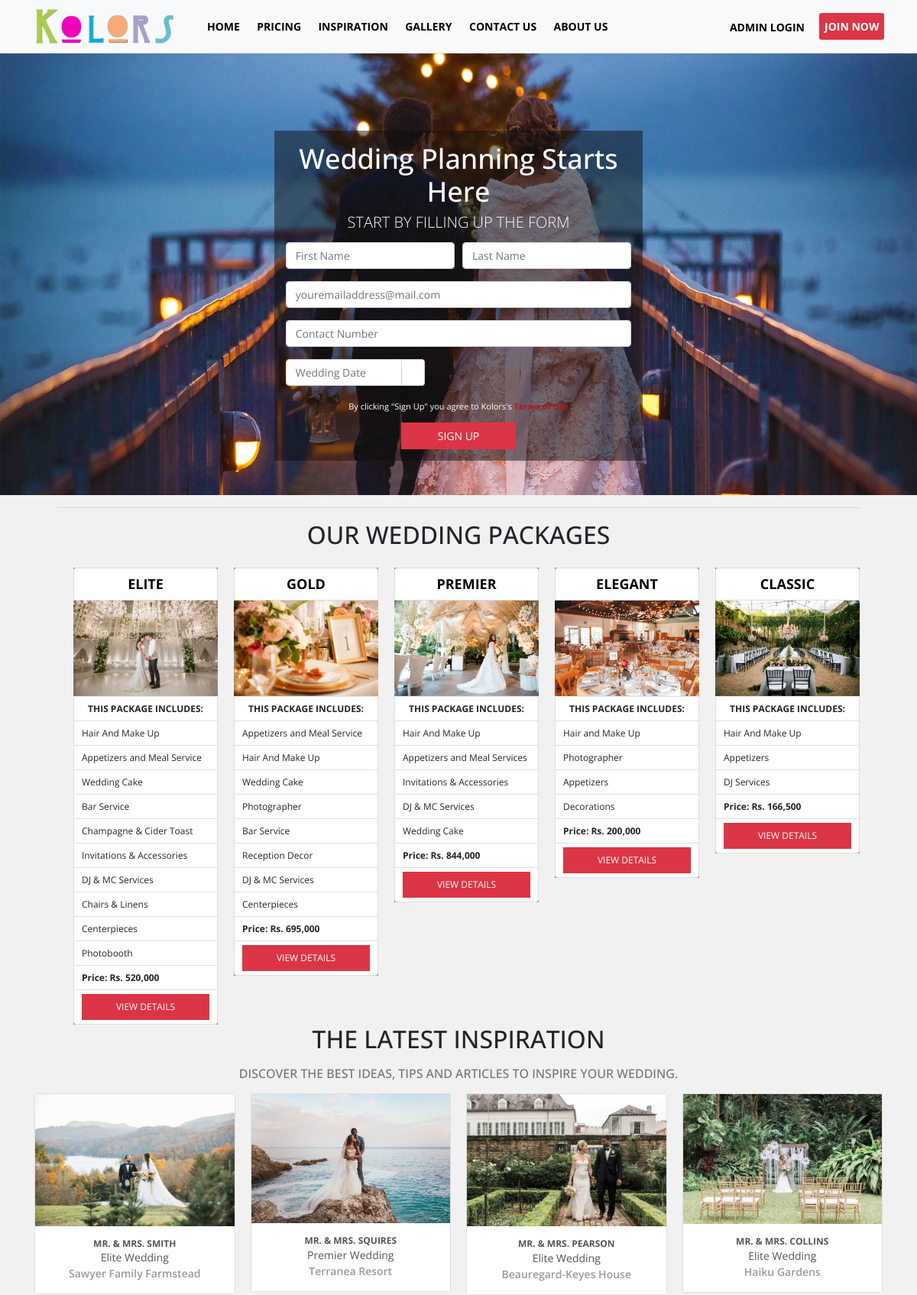
The page / (upper part) on the database its author committed.
### tables this page shows
CREATE TABLE `tblweddingcategories` (
  `id` int(11) NOT NULL,
  `wedding_type` varchar(100) NOT NULL,
  `price` decimal(10,2) NOT NULL,
  `preview_image` text NOT NULL
);

CREATE TABLE `tbl_features` (
  `feature_id` int(11) NOT NULL,
  `category_id` int(11) NOT NULL,
  `title` varchar(100) NOT NULL,
  `description` text NOT NULL
);

CREATE TABLE `tblpostwedding` (
  `id` int(11) NOT NULL,
  `title` varchar(100) NOT NULL,
  `description` text NOT NULL,
  `preview_image` text NOT NULL,
  `location` varchar(100) NOT NULL,
  `status` enum('0','1') NOT NULL,
  `wedding_date` varchar(100) NOT NULL,
  `wedding_type` varchar(100) NOT NULL,
  `date_created` varchar(100) NOT NULL,
  `date_published` varchar(100) NOT NULL
);

### admin/include/database.php (called while the page is built, shortened)
<?php
class Database
{
    public $connection;
    public function open_connection()
    {
        $this->connection = mysqli_connect(DB_HOST, DB_USER, DB_PASS, DB_NAME);
    }
    public function query($sql)
    {
        $result = mysqli_query($this->connection, $sql);
        return $result;
    }
}
$db = new Database();
?>

### admin/include/db_object.php (called while the page is built, shortened)
<?php
class DB_Object
{
    public static function find_all() {
        return static::find_by_query("SELECT * FROM " . static::$db_table . " ORDER BY id DESC");
    }
    public static function find_by_feature_all($id) {
        return static::find_by_query("SELECT * FROM " . static::$db_table . " WHERE category_id = $id ORDER BY category_id DESC LIMIT 10");
    }
    public static function find_by_query($sql) {
        global $db;
        $result_set = $db->query($sql);
        $the_object_array = array();
        while($row = mysqli_fetch_array($result_set)) {
            $the_object_array[] = static::instantiation($row);
        }
        return $the_object_array;
    }
    public static function instantiation($the_record){
        $the_object = new $calling_class;
        foreach($the_record as $the_attribute => $value)
        {
            if($the_object->has_the_attribute($the_attribute)) {
                $the_object->$the_attribute = $value;
            }
        }
        return $the_object;
    }
    private function has_the_attribute($the_attribute) {
        $object_properties = get_object_vars($this);
        return array_key_exists($the_attribute, $object_properties);
    }
}
?>

### admin/include/Categories.php (called while the page is built, shortened)
<?php
class Category extends DB_Object
{
    public $preview_image;
    public $upload_directory = "upload/categories";
    public $image_placeholder = "http://placehold.it/300x300&text=images";
    public function preview_image_picture() {
        return empty($this->preview_image) ? $this->image_placeholder : $this->upload_directory. '/' .$this->preview_image;
    }
}
?>

### admin/include/EventWedding.php (called while the page is built, shortened)
<?php
class EventWedding extends DB_Object
{
    public $preview_image;
    public $upload_directory = "upload/events";
    public $image_placeholder = "http://placehold.it/64x64&text=images";
    public function preview_image_picture() {
        return empty($this->preview_image) ? $this->image_placeholder : $this->upload_directory. '/' .$this->preview_image;
    }
    public static function getEventBlogs() {
        global $db;
        $sql = "SELECT * FROM tblpostwedding WHERE status = '1' ORDER BY id DESC";
        $result_set = $db->query($sql);
        $the_object_array = array();
        while($row = mysqli_fetch_array($result_set)) {
            $the_object_array[] = static::instantiation($row);
        }
        return $the_object_array;
    }
}
?>

### index.php (the view, shortened to what this page needs)
<?php
    $category = Category::find_all();
    $blogEvent = EventWedding::getEventBlogs();
?>
<!doctype html>
<html lang="en">
<head>
    <link rel="stylesheet" type="text/css"
          href="https://cdn.materialdesignicons.com/2.1.19/css/materialdesignicons.min.css">
    <link rel="stylesheet" href="css/bootstrap.min.css">
    <link rel="stylesheet" href="css/bootstrap-datepicker.css">
    <link rel="stylesheet" href="css/style.css">
</head>
<body>
<?php include 'include/nav.php'; ?>
<div class="container-fluid">
    <div class="row justify-content-md-center">
        <div class="hero">
            <div class="row justify-content-md-center">
                <div class="col col-lg-3">
                </div>
                <div class="col col-lg-5" style="margin-top: 10%;">
                    <form class="bgact" action="<?php echo $_SERVER['PHP_SELF']; ?>" method="post">
                    <h2 class="text-center hero-lead">Wedding Planning Starts Here</h2>
                    <p class="lead text-center" style="color:white;">START BY FILLING UP THE FORM</p>
                        <div class="form-row">
                            <div class="form-group col-md-6">
                                <input type="text" class="form-control" name="user_firstname" placeholder="First Name" id="user_firstname">
                            </div>
                            <div class="form-group col-md-6">
                                <input type="text" id="user_lastname" class="form-control" name="user_lastname" placeholder="Last Name">
                            </div>
                        </div>
                        <div class="form-group">
                            <input type="text" class="form-control" name="user_email" id="user_email" placeholder="youremailaddress@mail.com">
                        </div>
                        <div class="form-group">
                            <input type="text" aria-describedby="phoneHelpBlock" class="form-control" name="user_phone" id="user_phone" placeholder="Contact Number">
                        </div>
                        <div class="form-row">
                            <div class="input-group col-md-5">
                                <input type="text" class="form-control" name="wedding_date" data-provide="datepicker" id="wedding_date"
                                       placeholder="Wedding Date">
                                <div class="input-group-append">
                                    <span class="input-group-text" style="background: white;"></span>
                                </div>
                            </div>
                        </div>
                        <div class="text-center mt-3">
                            <p style="font-size: 11px;color:white;">By clicking "Sign Up" you agree to Kolors's <a
                                        href="" title="" style="color: #b81717;font-weight: bold;">Terms of Use</a></p>
                            <button type="submit" name="register" class="btn btn-danger btn-sm text-uppercase fb"
                                    style="margin-top: -5px;">Sign Up
                            </button>
                        </div>
                    </form>
                </div>
                <div class="col col-lg-3">
                </div>
            </div>
        </div>
    </div>
</div>
<div class="container-fluid custom-container">
    <div class="row">
        <div class="col-lg-12">
            <hr>
            <h2 class="h2 text-uppercase text-center mb-4">Our Wedding Packages</h2>
            <?php foreach ($category as $category_row) : ?>
                <div class="pricing">
                    <ul class="list-group list-unstyled">
                        <li class="list-group-item text-center text-uppercase"><?= $category_row->wedding_type; ?></li>
                        <li><img src="admin/<?= $category_row->preview_image_picture(); ?>" class="img-fluid" alt=""></li>
                        <li class="list-group-item text-center"><b>THIS PACKAGE INCLUDES:</b></li>
                        <?php $feature = Features::find_by_feature_all($category_row->id); ?>
                            <?php foreach ($feature as $feature_item) : ?>
                                <li class="list-group-item"><?= $feature_item->title; ?></li>
                            <?php endforeach; ?>
                        <li class="list-group-item font-weight-bold">Price: Rs. <?= number_format($category_row->price); ?>
                         </li>
                        <li class="list-group-item font-weight-bold">
                            <a href="package_detail.php?id=<?= $category_row->id; ?>" class="btn btn-custom">View Details</a>
                        </li>
                    </ul>
                </div>
             <?php endforeach; ?>
        </div>
    </div>
</div>
<div class="container">
    <div class="row">
        <div class="col-lg-12">
            <h2 class="h2 text-uppercase text-center mb-3">THE LATEST INSPIRATION</h2>
            <h6 class="h6 text-uppercase text-center text-muted mb-3">Discover the best ideas, tips and articles to
                inspire
                your wedding.</h6>
            <div class="card-columns">
                <?php foreach($blogEvent as $blog_item) : ?>
                   <div class="card">
                    <img class="card-img-top" src="admin/<?= $blog_item->preview_image_picture(); ?>" alt="Card image cap">
                        <div class="card-body">
                            <a href="wedding_details.php?id=<?= $blog_item->id; ?>" class="btn-stamp">
                                <h6 class="card-title mt-0 mb-0 text-center font-weight-bold font-custom text-uppercase"><?= $blog_item->title; ?></h6>
                                <p class="card-text mt-0 mb-0 text-center color_gray"><?= $blog_item->wedding_type; ?> Wedding</p>
                                <p class="card-text mt-0 mb-0 text-center color_light text-capitalize"><i class="mdi mdi-map-marker"></i>
                                    <?= $blog_item->location; ?></p>
                            </a>
                        </div>
                    </div>
                <?php endforeach; ?>
            </div>
        </div>
    </div>
</div>
</body>
</html>

### css/style.css (style rules this page uses)
body { font-family: "Open Sans", "Roboto", sans-serif !important; }
body { font-family: "Open Sans", "Roboto", sans-serif; line-height: 1.5em; margin-bottom: 0%; width: 100%; margin-top: 4%; overflow-x: hidden; background: #f1f1f1; font-size: 14px; }
.hero { height: 600px; width: 100%; border-color: rgba(0, 0, 0, 0.02); background: url(../images/carousel2.jpg); background-size: contain; background-size: 100% 100%; }
.form-control { font-size: 14px; outline: none; }
.hero-lead { font-size: 36px; color: white; font-style: normal; }
.btn.btn-danger.text-uppercase { font-size: 14px; }
.btn.btn-danger.text-uppercase.fb { width: 150px; padding: 6px; border-radius: 0; }
.pricing { width: 18%; min-height: 200px; float: left; background: gray; margin-left: 2%; }
.container-fluid.custom-container { width: 90%; }
a.btn.btn-custom { background: none; border-radius: 0; font-size: 12px; width: 100%; border: 2px solid #dc3545; background: #dc3545; color: #ffffff; text-transform: uppercase; }
.list-group-item.text-center.text-uppercase { background: white; color: black; font-weight: 700; font-size: 18px; padding: 10px; }
.list-group-item { font-size: 12px; padding: 5px 10px; }
.card-columns { column-count: 4; }
.card-body { background: #fff; padding: 1rem; }
.color_gray { color: #555; }
.color_light { color: #999; font-weight: 600; }
h6.font-custom { color: #555; }
img.card-img-top { border-radius: 0; }
.font-custom { font-size: 12px; color: #222; font-weight: bold; }

### index.php (style rules this page uses)
.bgact { background: rgb(14 14 14 / 49%); padding: 15px; }

### rows shown on the page
tblweddingcategories: wedding_type "ELITE", preview_image (picture), price "520,000"
tbl_features: title "Hair And Make Up"
tbl_features: title "Appetizers and Meal Service"
tbl_features: title "Wedding Cake"
tbl_features: title "Bar Service"
tbl_features: title "Champagne & Cider Toast"
tbl_features: title "Invitations & Accessories"
tbl_features: title "DJ & MC Services"
tbl_features: title "Chairs & Linens"
tbl_features: title "Centerpieces"
tbl_features: title "Photobooth"
tblweddingcategories: wedding_type "GOLD", preview_image (picture), price "695,000"
tbl_features: title "Appetizers and Meal Service"
tbl_features: title "Hair And Make Up"
tbl_features: title "Wedding Cake"
tbl_features: title "Photographer"
tbl_features: title "Bar Service"
tbl_features: title "Reception Decor"
tbl_features: title "DJ & MC Services"
tbl_features: title "Centerpieces"
tblweddingcategories: wedding_type "PREMIER", preview_image (picture), price "844,000"
tbl_features: title "Hair And Make Up"
tbl_features: title "Appetizers and Meal Services"
tbl_features: title "Invitations & Accessories"
tbl_features: title "DJ & MC Services"
tbl_features: title "Wedding Cake"
tblweddingcategories: wedding_type "ELEGANT", preview_image (picture), price "200,000"
tbl_features: title "Hair and Make Up"
tbl_features: title "Photographer"
tbl_features: title "Appetizers"
tbl_features: title "Decorations"
tblweddingcategories: wedding_type "CLASSIC", preview_image (picture), price "166,500"
tbl_features: title "Hair And Make Up"
tbl_features: title "Appetizers"
tbl_features: title "DJ Services"
tblpostwedding: preview_image (picture), title "MR. & MRS. SMITH", wedding_type "Elite", location "Sawyer Family Farmstead"
tblpostwedding: preview_image (picture), title "MR. & MRS. SQUIRES", wedding_type "Premier", location "Terranea Resort"
tblpostwedding: preview_image (picture), title "MR. & MRS. PEARSON", wedding_type "Elite", location "Beauregard-Keyes House"
tblpostwedding: preview_image (picture), title "MR. & MRS. COLLINS", wedding_type "Elite", location "Haiku Gardens"
